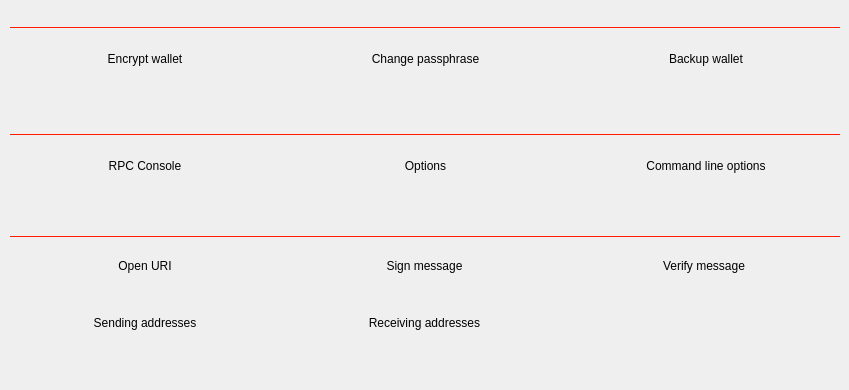
<?xml version="1.0" encoding="UTF-8"?>
<ui version="4.0">
 <class>OtherPage</class>
 <widget class="QWidget" name="OtherPage">
  <property name="geometry">
   <rect>
    <x>0</x>
    <y>0</y>
    <width>849</width>
    <height>390</height>
   </rect>
  </property>
  <property name="maximumSize">
   <size>
    <width>16777215</width>
    <height>390</height>
   </size>
  </property>
  <property name="windowTitle">
   <string>Form</string>
  </property>
  <property name="styleSheet">
   <string notr="true"/>
  </property>
  <widget class="QWidget" name="gridLayoutWidget">
   <property name="geometry">
    <rect>
     <x>10</x>
     <y>240</y>
     <width>831</width>
     <height>110</height>
    </rect>
   </property>
   <layout class="QGridLayout" name="gridLayout">
    <property name="rightMargin">
     <number>2</number>
    </property>
    <property name="horizontalSpacing">
     <number>10</number>
    </property>
    <property name="verticalSpacing">
     <number>6</number>
    </property>
    <item row="0" column="3">
     <widget class="QPushButton" name="bSignmessage">
      <property name="minimumSize">
       <size>
        <width>0</width>
        <height>50</height>
       </size>
      </property>
      <property name="maximumSize">
       <size>
        <width>16777215</width>
        <height>50</height>
       </size>
      </property>
      <property name="styleSheet">
       <string notr="true"/>
      </property>
      <property name="text">
       <string>Sign message</string>
      </property>
      <property name="flat">
       <bool>true</bool>
      </property>
     </widget>
    </item>
    <item row="0" column="4">
     <widget class="QPushButton" name="bVerifymessage">
      <property name="minimumSize">
       <size>
        <width>0</width>
        <height>50</height>
       </size>
      </property>
      <property name="maximumSize">
       <size>
        <width>16777215</width>
        <height>50</height>
       </size>
      </property>
      <property name="styleSheet">
       <string notr="true"/>
      </property>
      <property name="text">
       <string>Verify message</string>
      </property>
      <property name="flat">
       <bool>true</bool>
      </property>
     </widget>
    </item>
    <item row="0" column="2">
     <widget class="QPushButton" name="bURI">
      <property name="maximumSize">
       <size>
        <width>16777215</width>
        <height>50</height>
       </size>
      </property>
      <property name="styleSheet">
       <string notr="true"/>
      </property>
      <property name="text">
       <string>Open URI</string>
      </property>
      <property name="flat">
       <bool>true</bool>
      </property>
     </widget>
    </item>
    <item row="1" column="2">
     <widget class="QPushButton" name="bSendingaddresses">
      <property name="minimumSize">
       <size>
        <width>0</width>
        <height>50</height>
       </size>
      </property>
      <property name="styleSheet">
       <string notr="true"/>
      </property>
      <property name="text">
       <string>Sending addresses</string>
      </property>
      <property name="flat">
       <bool>true</bool>
      </property>
     </widget>
    </item>
    <item row="1" column="3">
     <widget class="QPushButton" name="bReceivingaddresses">
      <property name="minimumSize">
       <size>
        <width>0</width>
        <height>50</height>
       </size>
      </property>
      <property name="styleSheet">
       <string notr="true"/>
      </property>
      <property name="text">
       <string>Receiving addresses</string>
      </property>
      <property name="flat">
       <bool>true</bool>
      </property>
     </widget>
    </item>
   </layout>
  </widget>
  <widget class="QWidget" name="gridLayoutWidget_2">
   <property name="geometry">
    <rect>
     <x>10</x>
     <y>30</y>
     <width>831</width>
     <height>58</height>
    </rect>
   </property>
   <layout class="QGridLayout" name="gridLayout_2">
    <property name="horizontalSpacing">
     <number>10</number>
    </property>
    <property name="verticalSpacing">
     <number>6</number>
    </property>
    <item row="0" column="2">
     <widget class="QPushButton" name="bChange">
      <property name="minimumSize">
       <size>
        <width>0</width>
        <height>50</height>
       </size>
      </property>
      <property name="styleSheet">
       <string notr="true"/>
      </property>
      <property name="text">
       <string>Change passphrase</string>
      </property>
      <property name="flat">
       <bool>true</bool>
      </property>
     </widget>
    </item>
    <item row="0" column="1">
     <widget class="QPushButton" name="bEnc">
      <property name="minimumSize">
       <size>
        <width>0</width>
        <height>50</height>
       </size>
      </property>
      <property name="styleSheet">
       <string notr="true"/>
      </property>
      <property name="text">
       <string>Encrypt wallet</string>
      </property>
      <property name="flat">
       <bool>true</bool>
      </property>
     </widget>
    </item>
    <item row="0" column="3">
     <widget class="QPushButton" name="bBackup">
      <property name="minimumSize">
       <size>
        <width>0</width>
        <height>50</height>
       </size>
      </property>
      <property name="styleSheet">
       <string notr="true"/>
      </property>
      <property name="text">
       <string>Backup wallet</string>
      </property>
      <property name="flat">
       <bool>true</bool>
      </property>
     </widget>
    </item>
   </layout>
  </widget>
  <widget class="QWidget" name="gridLayoutWidget_3">
   <property name="geometry">
    <rect>
     <x>10</x>
     <y>137</y>
     <width>831</width>
     <height>59</height>
    </rect>
   </property>
   <layout class="QGridLayout" name="gridLayout_3">
    <property name="horizontalSpacing">
     <number>10</number>
    </property>
    <item row="0" column="2">
     <widget class="QPushButton" name="bHelp">
      <property name="minimumSize">
       <size>
        <width>0</width>
        <height>50</height>
       </size>
      </property>
      <property name="styleSheet">
       <string notr="true"/>
      </property>
      <property name="text">
       <string>Command line options</string>
      </property>
      <property name="flat">
       <bool>true</bool>
      </property>
     </widget>
    </item>
    <item row="0" column="1">
     <widget class="QPushButton" name="bOptions">
      <property name="minimumSize">
       <size>
        <width>0</width>
        <height>50</height>
       </size>
      </property>
      <property name="styleSheet">
       <string notr="true"/>
      </property>
      <property name="text">
       <string>Options</string>
      </property>
      <property name="flat">
       <bool>true</bool>
      </property>
     </widget>
    </item>
    <item row="0" column="0">
     <widget class="QPushButton" name="bRPC">
      <property name="minimumSize">
       <size>
        <width>0</width>
        <height>50</height>
       </size>
      </property>
      <property name="styleSheet">
       <string notr="true"/>
      </property>
      <property name="text">
       <string>RPC Console</string>
      </property>
      <property name="flat">
       <bool>true</bool>
      </property>
     </widget>
    </item>
   </layout>
  </widget>
  <widget class="QFrame" name="frame">
   <property name="geometry">
    <rect>
     <x>10</x>
     <y>27</y>
     <width>830</width>
     <height>1</height>
    </rect>
   </property>
   <property name="styleSheet">
    <string notr="true">border: 1px solid #ff1a00;</string>
   </property>
   <property name="frameShape">
    <enum>QFrame::StyledPanel</enum>
   </property>
   <property name="frameShadow">
    <enum>QFrame::Raised</enum>
   </property>
  </widget>
  <widget class="QFrame" name="frame_2">
   <property name="geometry">
    <rect>
     <x>10</x>
     <y>134</y>
     <width>830</width>
     <height>1</height>
    </rect>
   </property>
   <property name="styleSheet">
    <string notr="true">border: 1px solid #ff1a00;</string>
   </property>
   <property name="frameShape">
    <enum>QFrame::StyledPanel</enum>
   </property>
   <property name="frameShadow">
    <enum>QFrame::Raised</enum>
   </property>
  </widget>
  <widget class="QFrame" name="frame_3">
   <property name="geometry">
    <rect>
     <x>10</x>
     <y>236</y>
     <width>830</width>
     <height>1</height>
    </rect>
   </property>
   <property name="styleSheet">
    <string notr="true">border: 1px solid #ff1a00;</string>
   </property>
   <property name="frameShape">
    <enum>QFrame::StyledPanel</enum>
   </property>
   <property name="frameShadow">
    <enum>QFrame::Raised</enum>
   </property>
  </widget>
 </widget>
 <resources/>
 <connections/>
</ui>
